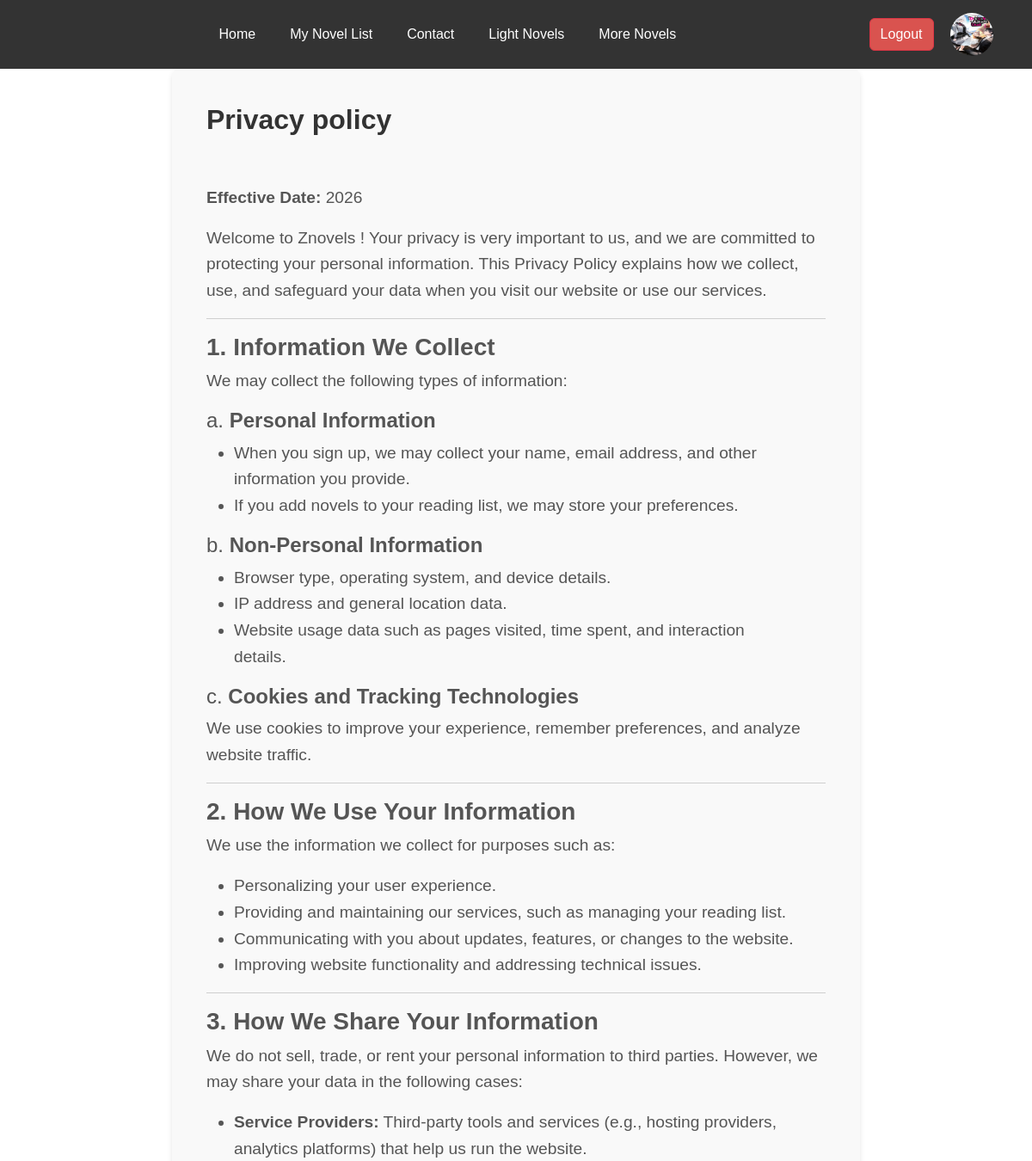
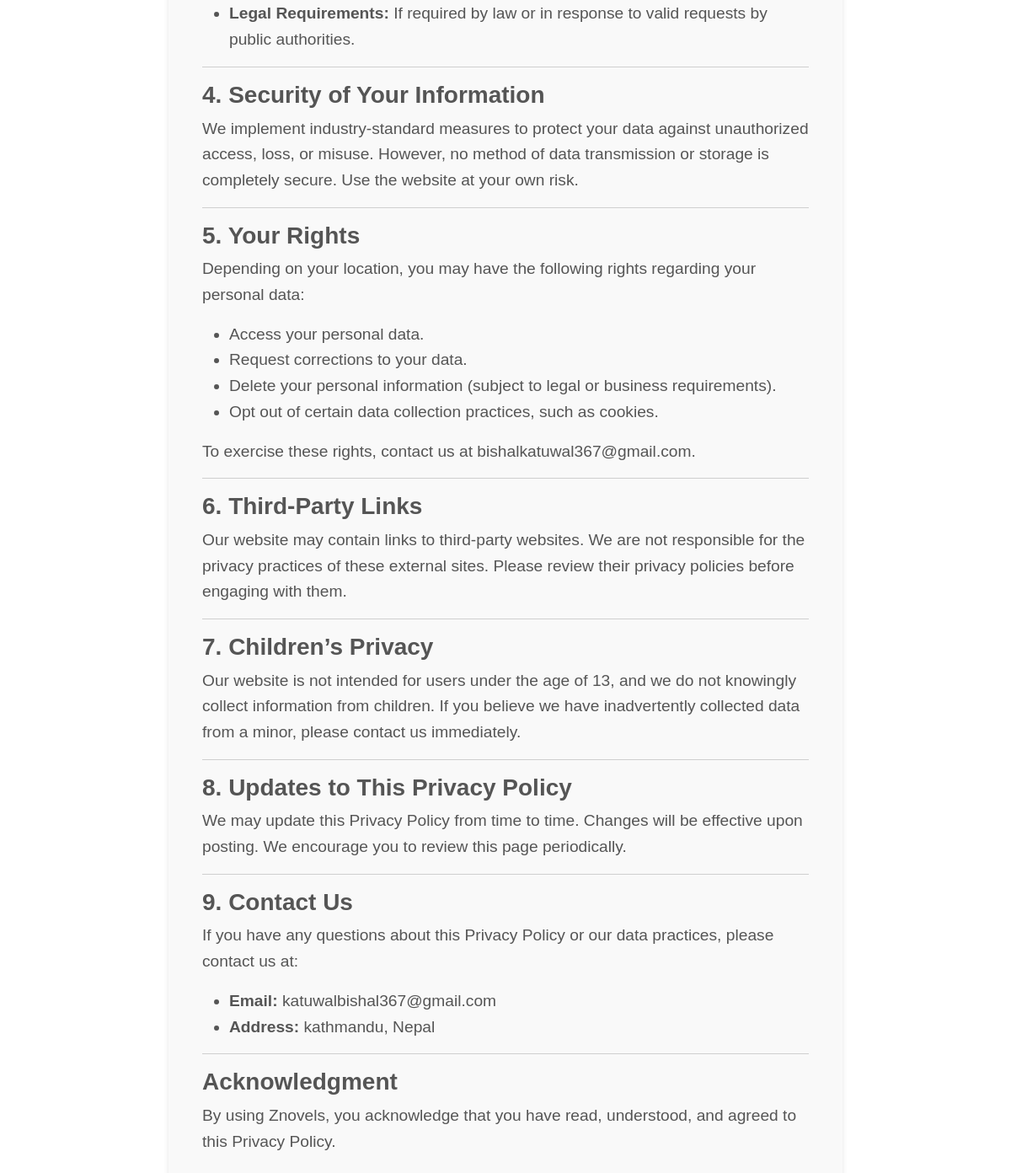
Screenshot of /page/privacy-policy/ (signed in) with the database file from the repository (2 pictures, top to bottom).
### member/models.py (models this page shows, shortened)
class Profile(models.Model):
    user = models.OneToOneField(User, on_delete=models.CASCADE)
    bio = models.TextField(blank=True, null=True)
    profile_pic = models.ImageField(upload_to='profile_pic/', blank=True, null=True)

### book/models.py (models this page shows, shortened)
class Page(models.Model):
    STATUS_CHOICES = [
        ('private', 'Private'),
        ('public', 'Public')
    ]
    title=models.CharField(max_length=100)
    parent=models.ForeignKey('self', on_delete=models.CASCADE, blank=True, null=True, related_name='children')
    slug=models.SlugField(max_length=200, blank=True, unique=True)
    summary = FroalaField(blank=True, null=True)
    description = FroalaField(blank=True, null=True)
    meta_title = models.CharField(max_length=200, blank=True, null=True)
    meta_keyword = models.CharField(max_length=200, blank=True, null=True)
    image = models.ImageField(upload_to='pages/', blank=True, null=True)
    status = models.CharField(max_length=10, choices=STATUS_CHOICES, default='private')

### book/views.py (the view)
# urls.py: path('page/<slug:slug>/', PageDetailView.as_view(), name='page_detail'),  # Avoid conflict with other slugs
class PageDetailView(DetailView):
    model = Page
    template_name = 'page_detail.html'
    context_object_name = 'page'
    def get_object(self):
        slug = self.kwargs['slug']
        return get_object_or_404(Page, slug=slug)
    def get_context_data(self, **kwargs):
        context = super().get_context_data(**kwargs)
        context['children'] = self.object.child_pages.all()  # Pass child pages to the template
        return context

### book/templates/page_detail.html (shortened to what this page needs)
{% extends 'base.html' %}
{% block content %}
<div class="container">
    <div class="page-detail">
        <h1 class="page-title">{{ page.title }}</h1>
        <div class="page-description">
            {{ page.description|safe }}
        </div>
    </div>
</div>
{% endblock %}

### book/templates/base.html (shortened to what this page needs)
<!doctype html>
<html lang="ar" dir="ltr">
  <head>
    <link rel="stylesheet" href="https://cdnjs.cloudflare.com/ajax/libs/font-awesome/6.0.0-beta3/css/all.min.css">
    <link href="https://cdn.jsdelivr.net/npm/bootstrap@5.1.3/dist/css/bootstrap.min.css" rel="stylesheet">
    <link rel="stylesheet" href="https://cdn.jsdelivr.net/npm/bootstrap@5.3.3/dist/css/bootstrap.rtl.min.css">
  </head>
  <body>
    <section id="navbar">
      <div class="navbar">
          <div class="nav">
              <li><a href="{% url 'home' %}">Home</a></li>
              {% if user.is_authenticated %}
                    <li><a href="{% url 'reading_list' %}" class="novel-link">My Novel List</a></li>
              {% else %}
                    <li><a href="#" id="novel-website" class="novel-link">My Novel List</a></li>
              {% endif %}
            <li><a href="{% url 'contact' %}">Contact</a></li>
            <li><a href="{% url 'novels' %}">Light Novels </a></li>
            <li><a href="{% url 'writer_novels_list' %}">More Novels</a></li>
        </div>
          <div class="auth">
            {% if user.is_authenticated %}
                <form method="post" action="{% url 'logout' %}" style="display: inline;">
                    <button type="submit" class="btn btn-danger">Logout</button>
                    <a href="{% url 'profile_detail'%}">
                                {% if user.is_authenticated and user.profile.profile_pic %}
                                        <img class="profile-image" width="50" height="50" style="border-radius: 50%;" src="{{ user.profile.profile_pic.url }}" alt="Profile Picture">
                                    {% else %}
                                        <img class="profile-image" width="50" height="50" style="border-radius: 50%;" src="https://encrypted-tbn0.gstatic.com/images?q=tbn:ANd9GcTsOjD4klpAWOSKQZeP9QoKBHtIxXsDsQOpLA&s" alt="Default Profile Picture">
                                    {% endif %}
                    </a>
                                {% else %}
                                <a href="{% url 'login' %}" class="btn btn-success">
                                    <i class="fas fa-user-friends"></i> Login
                                </a>
                {% endif %}
             </form>
         </div>
      </div>
  </section>
    <main>
        {% block content %}
        {% endblock %}
    </main>
  </body>
</html>

### book/templates/page_detail.html (style rules this page uses)
.container { max-width: 800px; margin: 0 auto; padding: 20px; background-color: #f9f9f9; border-radius: 8px; box-shadow: 0 4px 6px rgba(0, 0, 0, 0.1); font-family: Arial, sans-serif; }
.page-detail { text-align: left; padding: 20px; }
.page-title { font-size: 2rem; font-weight: bold; color: #333; margin-bottom: 10px; }
.page-description { font-size: 1.2rem; line-height: 1.6; color: #555; }

### book/templates/base.html (style rules this page uses)
body { margin: 0; font-family: 'Arial', sans-serif; }
.navbar { display: flex; justify-content: space-between; align-items: center; padding: 15px 30px; background-color: #333; color: #fff; }
.navbar .nav { list-style-type: none; display: flex; gap: 20px; }
.navbar .nav li { display: inline; }
.navbar .nav a { text-decoration: none; color: #fff; padding: 5px 10px; transition: background 0.3s, color 0.3s; }
.navbar .auth a { text-decoration: none; padding: 8px 15px; color: #fff; border-radius: 5px; transition: background 0.3s; }
.navbar .auth .btn-danger { background-color: #d9534f; }

### rows the page displays
Page: title "Privacy policy", description "Effective Date: 2026 Welcome to Znovels ! Your privacy is very important to us, and we are committed to protecting your personal information. This Privacy Policy explains how we collect, use, and safeguard your data when you visit our website or use our services. 1. Information We Collect We may collect the following types of information: a. Personal Information When you sign up, we may collect your name, email address, and other information you provide. If you add novels to your reading list, we may store your preferences. b. Non-Personal Information Browser type, operating system, and device details. IP address and general location data. Website usage data such as pages visited, time…"
